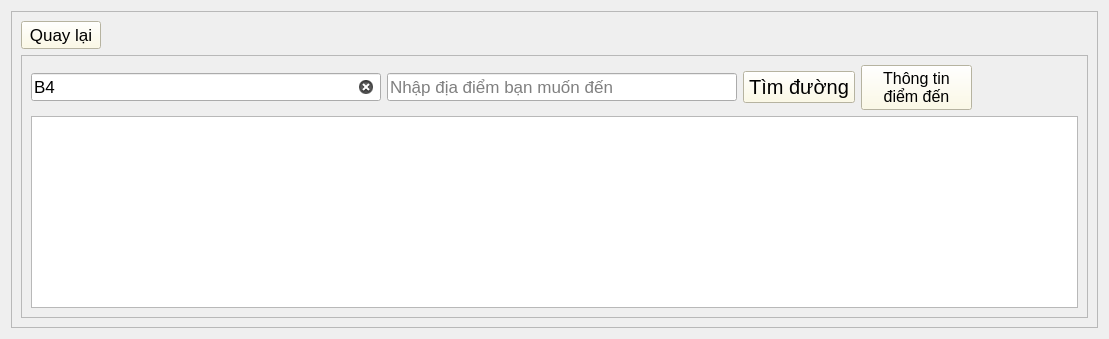
      <widget class="QWidget" name="search_bar">
       <layout class="QGridLayout" name="gridLayout_9">
        <item row="0" column="0">
         <widget class="QFrame" name="frame_3">
          <property name="frameShape">
           <enum>QFrame::StyledPanel</enum>
          </property>
          <property name="frameShadow">
           <enum>QFrame::Raised</enum>
          </property>
          <layout class="QGridLayout" name="gridLayout">
           <item row="0" column="1">
            <spacer name="horizontalSpacer_3">
             <property name="orientation">
              <enum>Qt::Horizontal</enum>
             </property>
             <property name="sizeHint" stdset="0">
              <size>
               <width>981</width>
               <height>20</height>
              </size>
             </property>
            </spacer>
           </item>
           <item row="1" column="0" colspan="2">
            <widget class="QFrame" name="frame_6">
             <property name="frameShape">
              <enum>QFrame::StyledPanel</enum>
             </property>
             <property name="frameShadow">
              <enum>QFrame::Raised</enum>
             </property>
             <layout class="QGridLayout" name="gridLayout_7">
              <item row="0" column="0">
               <widget class="QLineEdit" name="departure">
                <property name="maximumSize">
                 <size>
                  <width>350</width>
                  <height>16777215</height>
                 </size>
                </property>
                <property name="font">
                 <font>
                  <pointsize>13</pointsize>
                 </font>
                </property>
                <property name="tabletTracking">
                 <bool>true</bool>
                </property>
                <property name="inputMask">
                 <string/>
                </property>
                <property name="text">
                 <string>B4</string>
                </property>
                <property name="frame">
                 <bool>true</bool>
                </property>
                <property name="echoMode">
                 <enum>QLineEdit::Normal</enum>
                </property>
                <property name="cursorPosition">
                 <number>2</number>
                </property>
                <property name="readOnly">
                 <bool>false</bool>
                </property>
                <property name="placeholderText">
                 <string>Điểm bắt đầu</string>
                </property>
                <property name="clearButtonEnabled">
                 <bool>true</bool>
                </property>
               </widget>
              </item>
              <item row="0" column="1">
               <widget class="QLineEdit" name="destination">
                <property name="sizePolicy">
                 <sizepolicy hsizetype="Expanding" vsizetype="Fixed">
                  <horstretch>0</horstretch>
                  <verstretch>0</verstretch>
                 </sizepolicy>
                </property>
                <property name="maximumSize">
                 <size>
                  <width>350</width>
                  <height>16777215</height>
                 </size>
                </property>
                <property name="font">
                 <font>
                  <pointsize>13</pointsize>
                 </font>
                </property>
                <property name="tabletTracking">
                 <bool>true</bool>
                </property>
                <property name="inputMask">
                 <string/>
                </property>
                <property name="text">
                 <string/>
                </property>
                <property name="frame">
                 <bool>true</bool>
                </property>
                <property name="echoMode">
                 <enum>QLineEdit::Normal</enum>
                </property>
                <property name="cursorPosition">
                 <number>0</number>
                </property>
                <property name="readOnly">
                 <bool>false</bool>
                </property>
                <property name="placeholderText">
                 <string>Nhập địa điểm bạn muốn đến</string>
                </property>
                <property name="clearButtonEnabled">
                 <bool>true</bool>
                </property>
               </widget>
              </item>
              <item row="0" column="2">
               <widget class="QPushButton" name="start_lookup">
                <property name="font">
                 <font>
                  <pointsize>15</pointsize>
                 </font>
                </property>
                <property name="tabletTracking">
                 <bool>true</bool>
                </property>
                <property name="styleSheet">
                 <string notr="true">background-color:rgb(255, 251, 224)</string>
                </property>
                <property name="text">
                 <string>Tìm đường</string>
                </property>
                <property name="icon">
                 <iconset resource="../../mapbachkhoa/map.qrc">
                  <normaloff>:/icon/icon/lookup-2.png</normaloff>:/icon/icon/lookup-2.png</iconset>
                </property>
                <property name="iconSize">
                 <size>
                  <width>50</width>
                  <height>50</height>
                 </size>
                </property>
               </widget>
              </item>
              <item row="0" column="3">
               <widget class="QPushButton" name="start_lookup_2">
                <property name="font">
                 <font>
                  <pointsize>12</pointsize>
                 </font>
                </property>
                <property name="tabletTracking">
                 <bool>true</bool>
                </property>
                <property name="styleSheet">
                 <string notr="true">background-color:rgb(255, 251, 224)</string>
                </property>
                <property name="text">
                 <string>Thông tin
điểm đến</string>
                </property>
                <property name="icon">
                 <iconset resource="../../mapbachkhoa/map.qrc">
                  <normaloff>:/map/search-information-pngrepo-com.png</normaloff>:/map/search-information-pngrepo-com.png</iconset>
                </property>
                <property name="iconSize">
                 <size>
                  <width>50</width>
                  <height>50</height>
                 </size>
                </property>
               </widget>
              </item>
              <item row="0" column="4">
               <spacer name="horizontalSpacer_2">
                <property name="orientation">
                 <enum>Qt::Horizontal</enum>
                </property>
                <property name="sizeType">
                 <enum>QSizePolicy::Fixed</enum>
                </property>
                <property name="sizeHint" stdset="0">
                 <size>
                  <width>100</width>
                  <height>20</height>
                 </size>
                </property>
               </spacer>
              </item>
              <item row="1" column="0" colspan="5">
               <widget class="QTableView" name="room_building">
                <property name="font">
                 <font>
                  <pointsize>15</pointsize>
                 </font>
                </property>
                <property name="tabletTracking">
                 <bool>true</bool>
                </property>
                <property name="styleSheet">
                 <string notr="true">mvkldv
klsaklsa</string>
                </property>
               </widget>
              </item>
             </layout>
            </widget>
           </item>
           <item row="0" column="0">
            <widget class="QPushButton" name="backbutton1">
             <property name="font">
              <font>
               <pointsize>13</pointsize>
              </font>
             </property>
             <property name="tabletTracking">
              <bool>true</bool>
             </property>
             <property name="styleSheet">
              <string notr="true">background-color:rgb(255, 251, 224)</string>
             </property>
             <property name="text">
              <string>Quay lại</string>
             </property>
             <property name="icon">
              <iconset resource="../../mapbachkhoa/map.qrc">
               <normaloff>:/icon/icon/back-icon-png-17.png</normaloff>:/icon/icon/back-icon-png-17.png</iconset>
             </property>
             <property name="iconSize">
              <size>
               <width>30</width>
               <height>30</height>
              </size>
             </property>
            </widget>
           </item>
          </layout>
         </widget>
        </item>
       </layout>
      </widget>
